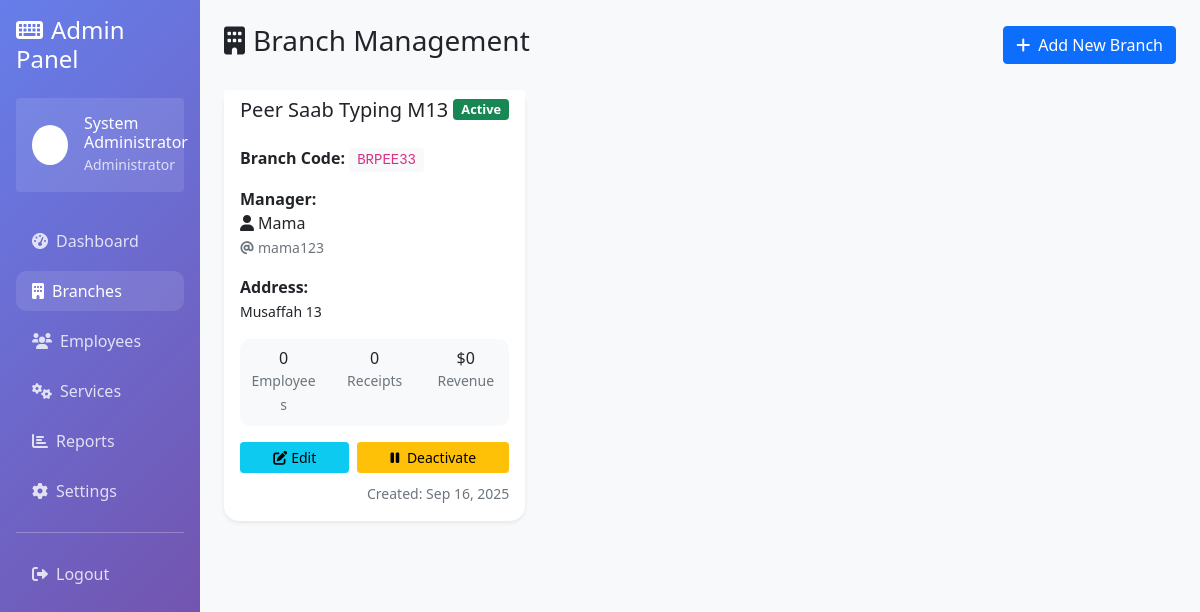
The page /admin/branches.php (signed in) on the database as committed earlier.
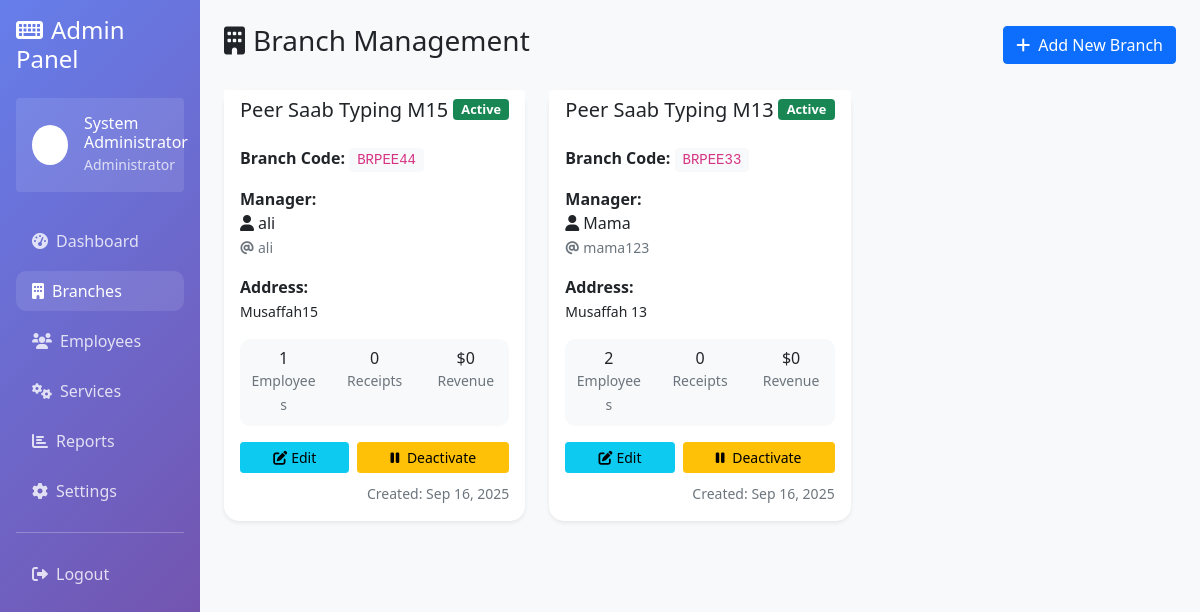
The same page on the database as committed later.
### tables this page shows
CREATE TABLE branches (
            id INTEGER PRIMARY KEY AUTOINCREMENT,
            branch_name VARCHAR(100) NOT NULL,
            branch_code VARCHAR(20) UNIQUE NOT NULL,
            address TEXT,
            phone VARCHAR(20),
            email VARCHAR(100),
            manager_username VARCHAR(50) UNIQUE NOT NULL,
            manager_password VARCHAR(255) NOT NULL,
            manager_full_name VARCHAR(100) NOT NULL,
            status TEXT DEFAULT 'active' CHECK (status IN ('active', 'inactive')),
            created_at DATETIME DEFAULT CURRENT_TIMESTAMP
        );

### admin/branches.php (the view, shortened to what the changed rows need)
<?php
$database = new Database();
$db = $database->getConnection();
$stmt = $db->query("SELECT b.*,
    (SELECT COUNT(*) FROM employees WHERE branch_id = b.id AND status = 'active') as employee_count,
    (SELECT COUNT(*) FROM receipts WHERE branch_id = b.id AND strftime('%Y-%m', created_at) = strftime('%Y-%m', 'now')) as monthly_receipts,
    (SELECT COALESCE(SUM(total_amount), 0) FROM receipts WHERE branch_id = b.id AND strftime('%Y-%m', created_at) = strftime('%Y-%m', 'now')) as monthly_revenue
    FROM branches b
    ORDER BY b.created_at DESC");
$branches = $stmt->fetchAll(PDO::FETCH_ASSOC);
?>
<!DOCTYPE html>
<html lang="en">
<head>
    <link href="https://cdn.jsdelivr.net/npm/bootstrap@5.1.3/dist/css/bootstrap.min.css" rel="stylesheet">
    <link href="https://cdnjs.cloudflare.com/ajax/libs/font-awesome/6.0.0/css/all.min.css" rel="stylesheet">
</head>
<body>
    <div class="container-fluid">
        <div class="row">
            <div class="col-md-9 col-lg-10 p-4">
                <div class="d-flex justify-content-between align-items-center mb-4">
                    <h1 class="h3"><i class="fas fa-building me-2"></i>Branch Management</h1>
                </div>
                <?php if (empty($branches)): ?>
                    <div class="text-center py-5">
                        <i class="fas fa-building fa-5x text-muted mb-4"></i>
                        <h3 class="text-muted">No Branches Found</h3>
                        <p class="text-muted">Start by adding your first branch to the system.</p>
                        <button class="btn btn-primary btn-lg" data-bs-toggle="modal" data-bs-target="#addBranchModal">
                            <i class="fas fa-plus me-2"></i>Add First Branch
                        </button>
                    </div>
                <?php else: ?>
                    <div class="row">
                        <?php foreach ($branches as $branch): ?>
                            <div class="col-md-6 col-lg-4">
                                <div class="card branch-card shadow-sm">
                                    <div class="card-header bg-white border-0 d-flex justify-content-between align-items-center">
                                        <h5 class="mb-0"><?= htmlspecialchars($branch['branch_name']) ?></h5>
                                        <span class="badge status-badge bg-<?= $branch['status'] === 'active' ? 'success' : 'secondary' ?>">
                                            <?= ucfirst($branch['status']) ?>
                                        </span>
                                    </div>
                                    <div class="card-body">
                                        <div class="mb-3">
                                            <strong>Branch Code:</strong>
                                            <code class="bg-light px-2 py-1 rounded"><?= htmlspecialchars($branch['branch_code']) ?></code>
                                        </div>
                                        <div class="mb-3">
                                            <strong>Manager:</strong><br>
                                            <i class="fas fa-user me-1"></i><?= htmlspecialchars($branch['manager_full_name']) ?><br>
                                            <small class="text-muted">
                                                <i class="fas fa-at me-1"></i><?= htmlspecialchars($branch['manager_username']) ?>
                                            </small>
                                        </div>
                                        <?php if (!empty($branch['address'])): ?>
                                            <div class="mb-3">
                                                <strong>Address:</strong><br>
                                                <small><?= htmlspecialchars($branch['address']) ?></small>
                                            </div>
                                        <?php endif; ?>
                                        <div class="stats-mini">
                                            <div class="row text-center">
                                                <div class="col-4">
                                                    <div class="h6 mb-0"><?= $branch['employee_count'] ?></div>
                                                    <small class="text-muted">Employees</small>
                                                </div>
                                                <div class="col-4">
                                                    <div class="h6 mb-0"><?= $branch['monthly_receipts'] ?></div>
                                                    <small class="text-muted">Receipts</small>
                                                </div>
                                                <div class="col-4">
                                                    <div class="h6 mb-0">$<?= number_format($branch['monthly_revenue'], 0) ?></div>
                                                    <small class="text-muted">Revenue</small>
                                                </div>
                                            </div>
                                        </div>
                                        <div class="mt-3">
                                            <div class="d-flex gap-2 mb-2">
                                                <button type="button" class="btn btn-sm btn-info flex-fill"
                                                        data-bs-toggle="modal"
                                                        data-bs-target="#editBranchModal"
                                                        onclick="populateEditModal(<?= htmlspecialchars(json_encode($branch)) ?>)">
                                                    <i class="fas fa-edit me-1"></i>Edit
                                                </button>
                                                <form method="POST" class="flex-fill">
                                                    <button type="submit" class="btn btn-sm btn-<?= $branch['status'] === 'active' ? 'warning' : 'success' ?> w-100"
                                                            onclick="return confirm('Are you sure you want to <?= $branch['status'] === 'active' ? 'deactivate' : 'activate' ?> this branch?')">
                                                        <i class="fas fa-<?= $branch['status'] === 'active' ? 'pause' : 'play' ?> me-1"></i>
                                                        <?= $branch['status'] === 'active' ? 'Deactivate' : 'Activate' ?>
                                                    </button>
                                                </form>
                                            </div>
                                            <div class="text-end">
                                                <small class="text-muted">
                                                    Created: <?= date('M j, Y', strtotime($branch['created_at'])) ?>
                                                </small>
                                            </div>
                                        </div>
                                    </div>
                                </div>
                            </div>
                        <?php endforeach; ?>
                    </div>
                <?php endif; ?>
            </div>
        </div>
    </div>
</body>
</html>

Rows that differ between the two databases and show on the page:
added branches: branch_name "Peer Saab Typing M15", status "Active", branch_code "BRPEE44", manager_full_name "ali", manager_username "ali", address "Musaffah15", employee_count "1", monthly_receipts "0", monthly_revenue "0", shows "Deactivate", created_at "Sep 16, 2025"
computed for branches "Peer Saab Typing M13": employee_count "0" → "2"
